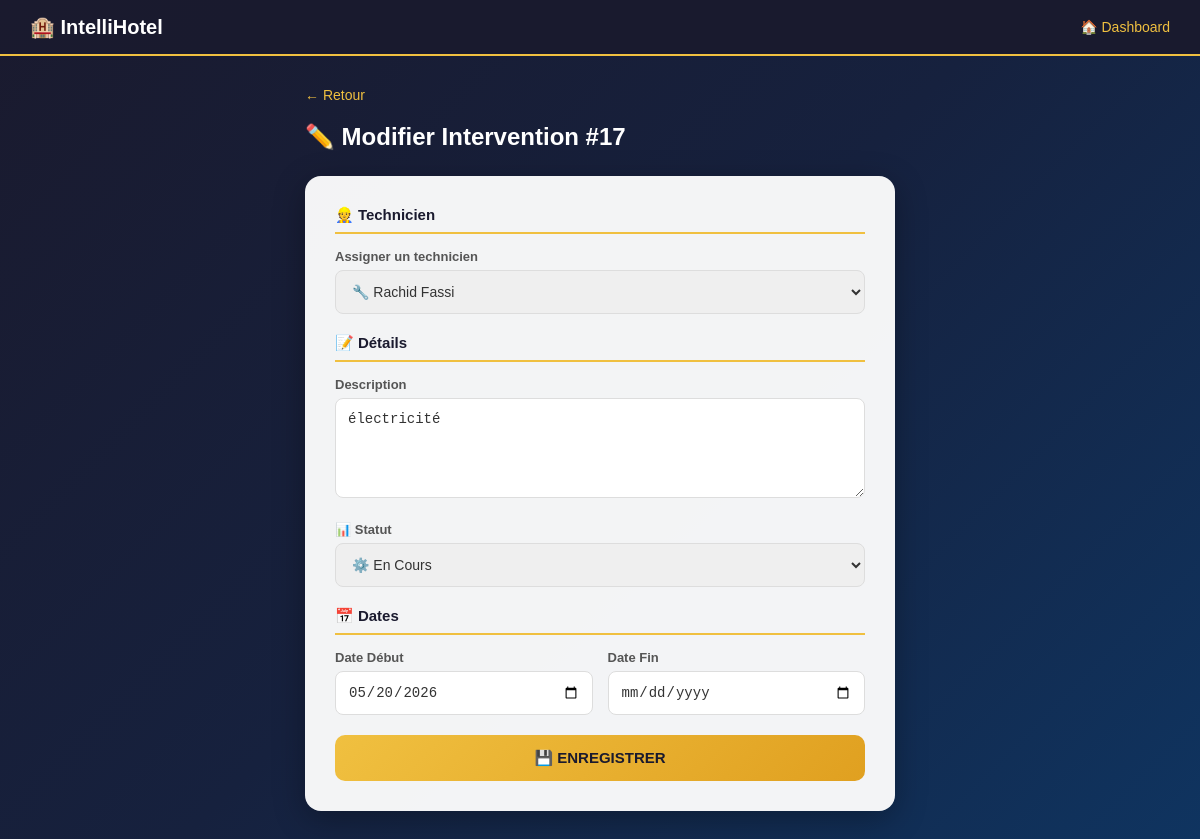
/modules/maintenance/modifier.php?id=17 (signed in), run on the app's committed database.
### tables this page shows
CREATE TABLE `maintenance` (
  `id` int(11) NOT NULL,
  `chambre_id` int(11) DEFAULT NULL,
  `technicien_id` int(11) DEFAULT NULL,
  `description` text DEFAULT NULL,
  `statut` enum('en_cours','terminee','prolongee') DEFAULT 'en_cours',
  `date_debut` date DEFAULT NULL,
  `date_fin` date DEFAULT NULL
);

### modules/maintenance/modifier.php (the view, shortened to what this page needs)
<?php
require_once '../../config/database.php';
$id = (int)$_GET['id'];
$m  = $conn->query("SELECT * FROM maintenance WHERE id=$id")->fetch_assoc();
$techniciens = $conn->query("SELECT * FROM utilisateurs WHERE role='technicien'");
?>
<!DOCTYPE html>
<html lang="fr">
<head>
</head>
<body>
<div class="navbar">
    <h1>🏨 IntelliHotel</h1>
    <a href="../../index.php">🏠 Dashboard</a>
</div>
<div class="container">
    <a href="index.php" class="btn-back">← Retour</a>
    <h2>✏️ Modifier Intervention #<?= $id ?></h2>
    <div class="form-card">
        <form method="POST">
            <div class="section-title">👷 Technicien</div>
            <label>Assigner un technicien</label>
            <select name="technicien_id" required>
                <?php while($t = $techniciens->fetch_assoc()): ?>
                    <option value="<?= $t['id'] ?>" <?= $m['technicien_id']==$t['id'] ? 'selected':'' ?>>
                        🔧 <?= $t['nom'] ?>
                    </option>
                <?php endwhile; ?>
            </select>
            <div class="section-title">📝 Détails</div>
            <label>Description</label>
            <textarea name="description" required><?= $m['description'] ?></textarea>
            <label>📊 Statut</label>
            <select name="statut" required>
                <option value="en_cours"  <?= $m['statut']=='en_cours'  ? 'selected':'' ?>>⚙️ En Cours</option>
            </select>
            <div class="section-title">📅 Dates</div>
            <div class="row">
                <div>
                    <label>Date Début</label>
                    <input type="date" name="date_debut" value="<?= $m['date_debut'] ?>" required>
                </div>
                <div>
                    <label>Date Fin</label>
                    <input type="date" name="date_fin" value="<?= $m['date_fin'] ?? '' ?>">
                </div>
            </div>
            <button type="submit" class="btn-submit">
                💾 ENREGISTRER
            </button>
        </form>
    </div>
</div>
</body>
</html>

### modules/maintenance/modifier.php (style rules this page uses)
* { margin:0; padding:0; box-sizing:border-box; }
body { font-family:Arial; min-height:100vh; background:linear-gradient(135deg,#1a1a2e,#16213e,#0f3460); }
.navbar { background:rgba(26,26,46,0.98); color:white; padding:15px 30px; display:flex; justify-content:space-between; align-items:center; border-bottom:2px solid #f0c040; }
.navbar h1 { font-size:20px; }
.navbar a { color:#f0c040; text-decoration:none; font-size:14px; }
.container { padding:30px; max-width:650px; margin:0 auto; }
.btn-back { display:inline-block; margin-bottom:20px; color:#f0c040; text-decoration:none; font-size:14px; }
h2 { color:white; margin-bottom:25px; font-size:24px; }
.form-card { background:rgba(255,255,255,0.95); padding:30px; border-radius:16px; box-shadow:0 8px 32px rgba(0,0,0,0.3); }
.section-title { font-size:15px; font-weight:bold; color:#1a1a2e; margin-bottom:15px; padding-bottom:8px; border-bottom:2px solid #f0c040; }
label { display:block; font-size:13px; color:#555; margin-bottom:6px; font-weight:bold; }
select, input, textarea { width:100%; padding:12px; border:1px solid #ddd; border-radius:8px; margin-bottom:20px; font-size:14px; color:#333; }
textarea { height:100px; resize:vertical; }
.row { display:grid; grid-template-columns:1fr 1fr; gap:15px; }
.btn-submit { width:100%; padding:14px; background:linear-gradient(135deg,#f0c040,#e0a020); color:#1a1a2e; border:none; border-radius:10px; font-size:15px; font-weight:bold; cursor:pointer; }

### data on the page
maintenance: technicien_id "🔧 Rachid Fassi", description "électricité", statut "⚙️ En Cours", date_debut "05/20/2026"

### other printed values
$id "17"
